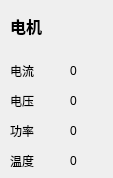
<?xml version="1.0" encoding="UTF-8"?>
<ui version="4.0">
 <class>Form</class>
 <widget class="QWidget" name="Form">
  <property name="geometry">
   <rect>
    <x>0</x>
    <y>0</y>
    <width>113</width>
    <height>178</height>
   </rect>
  </property>
  <property name="windowTitle">
   <string>Form</string>
  </property>
  <widget class="QLabel" name="m_name">
   <property name="geometry">
    <rect>
     <x>10</x>
     <y>10</y>
     <width>81</width>
     <height>31</height>
    </rect>
   </property>
   <property name="font">
    <font>
     <pointsize>12</pointsize>
     <weight>75</weight>
     <bold>true</bold>
    </font>
   </property>
   <property name="text">
    <string>电机</string>
   </property>
  </widget>
  <widget class="QLabel" name="label_2">
   <property name="geometry">
    <rect>
     <x>10</x>
     <y>60</y>
     <width>61</width>
     <height>21</height>
    </rect>
   </property>
   <property name="text">
    <string>电流</string>
   </property>
  </widget>
  <widget class="QLabel" name="label_3">
   <property name="geometry">
    <rect>
     <x>10</x>
     <y>90</y>
     <width>61</width>
     <height>21</height>
    </rect>
   </property>
   <property name="text">
    <string>电压</string>
   </property>
  </widget>
  <widget class="QLabel" name="label_4">
   <property name="geometry">
    <rect>
     <x>10</x>
     <y>120</y>
     <width>61</width>
     <height>21</height>
    </rect>
   </property>
   <property name="text">
    <string>功率</string>
   </property>
  </widget>
  <widget class="QLabel" name="label_5">
   <property name="geometry">
    <rect>
     <x>10</x>
     <y>150</y>
     <width>61</width>
     <height>21</height>
    </rect>
   </property>
   <property name="text">
    <string>温度</string>
   </property>
  </widget>
  <widget class="QLabel" name="voltage">
   <property name="geometry">
    <rect>
     <x>70</x>
     <y>90</y>
     <width>61</width>
     <height>21</height>
    </rect>
   </property>
   <property name="text">
    <string>0</string>
   </property>
  </widget>
  <widget class="QLabel" name="current">
   <property name="geometry">
    <rect>
     <x>70</x>
     <y>60</y>
     <width>61</width>
     <height>21</height>
    </rect>
   </property>
   <property name="text">
    <string>0</string>
   </property>
  </widget>
  <widget class="QLabel" name="power">
   <property name="geometry">
    <rect>
     <x>70</x>
     <y>120</y>
     <width>61</width>
     <height>21</height>
    </rect>
   </property>
   <property name="text">
    <string>0</string>
   </property>
  </widget>
  <widget class="QLabel" name="temperature">
   <property name="geometry">
    <rect>
     <x>70</x>
     <y>150</y>
     <width>61</width>
     <height>21</height>
    </rect>
   </property>
   <property name="text">
    <string>0</string>
   </property>
  </widget>
 </widget>
 <resources/>
 <connections/>
</ui>
